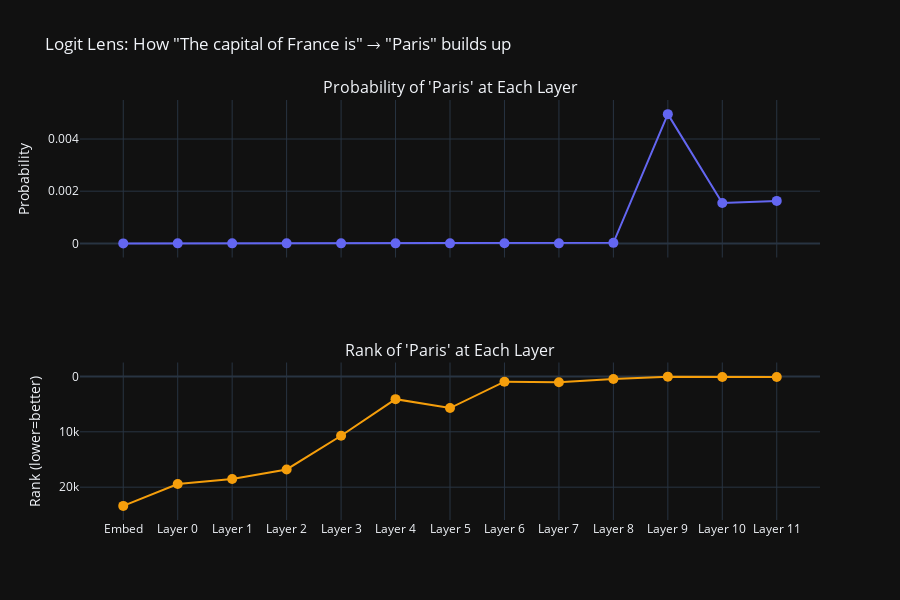

Notebook source saved alongside this figure:
### Code cell
# Visualize the logit lens
layer_names = [d["layer"] for d in layer_predictions]

fig = make_subplots(rows=2, cols=1, shared_xaxes=True,
                    subplot_titles=["Probability of 'Paris' at Each Layer",
                                   "Rank of 'Paris' at Each Layer"])

fig.add_trace(
    go.Scatter(x=layer_names, y=paris_probs, mode="lines+markers",
               marker=dict(size=10, color="#6366f1"), name="Probability"),
    row=1, col=1
)
fig.add_trace(
    go.Scatter(x=layer_names, y=paris_ranks, mode="lines+markers",
               marker=dict(size=10, color="#f59e0b"), name="Rank"),
    row=2, col=1
)

fig.update_layout(
    template="plotly_dark",
    title=f'Logit Lens: How "{prompt}" → "Paris" builds up',
    height=600,
    showlegend=False
)
fig.update_yaxes(title_text="Probability", row=1, col=1)
fig.update_yaxes(title_text="Rank (lower=better)", row=2, col=1, autorange="reversed")
fig.show()

### Figure 1 — Plotly figure (JSON) as saved in the notebook; plotly's stock layout.template omitted (floating-point values rounded to 4 significant figures)
{"data": [{"marker": {"color": "#6366f1", "size": 10}, "mode": "lines+markers", "name": "Probability", "type": "scatter", "x": ["Embed", "Layer 0", "Layer 1", "Layer 2", "Layer 3", "Layer 4", "Layer 5", "Layer 6", "Layer 7", "Layer 8", "Layer 9", "Layer 10", "Layer 11"], "xaxis": "x", "y": [1.774e-16, 7.177e-08, 1.079e-08, 8.477e-09, 1.545e-08, 1.907e-07, 1.793e-08, 3.183e-06, 1.178e-06, 1.948e-05, 0.004954, 0.001548, 0.001629], "yaxis": "y"}, {"marker": {"color": "#f59e0b", "size": 10}, "mode": "lines+markers", "name": "Rank", "type": "scatter", "x": ["Embed", "Layer 0", "Layer 1", "Layer 2", "Layer 3", "Layer 4", "Layer 5", "Layer 6", "Layer 7", "Layer 8", "Layer 9", "Layer 10", "Layer 11"], "xaxis": "x2", "y": [23376, 19417, 18521, 16797, 10716, 4103, 5707, 947, 1035, 448, 34, 89, 93], "yaxis": "y2"}], "layout": {"annotations": [{"font": {"size": 16}, "showarrow": false, "text": "Probability of 'Paris' at Each Layer", "x": 0.5, "xanchor": "center", "xref": "paper", "y": 1, "yanchor": "bottom", "yref": "paper"}, {"font": {"size": 16}, "showarrow": false, "text": "Rank of 'Paris' at Each Layer", "x": 0.5, "xanchor": "center", "xref": "paper", "y": 0.375, "yanchor": "bottom", "yref": "paper"}], "height": 600, "showlegend": false, "title": {"text": "Logit Lens: How \"The capital of France is\" → \"Paris\" builds up"}, "xaxis": {"anchor": "y", "domain": [0, 1], "matches": "x2", "showticklabels": false}, "xaxis2": {"anchor": "y2", "domain": [0, 1]}, "yaxis": {"anchor": "x", "domain": [0.625, 1], "title": {"text": "Probability"}}, "yaxis2": {"anchor": "x2", "autorange": "reversed", "domain": [0, 0.375], "title": {"text": "Rank (lower=better)"}}}}
